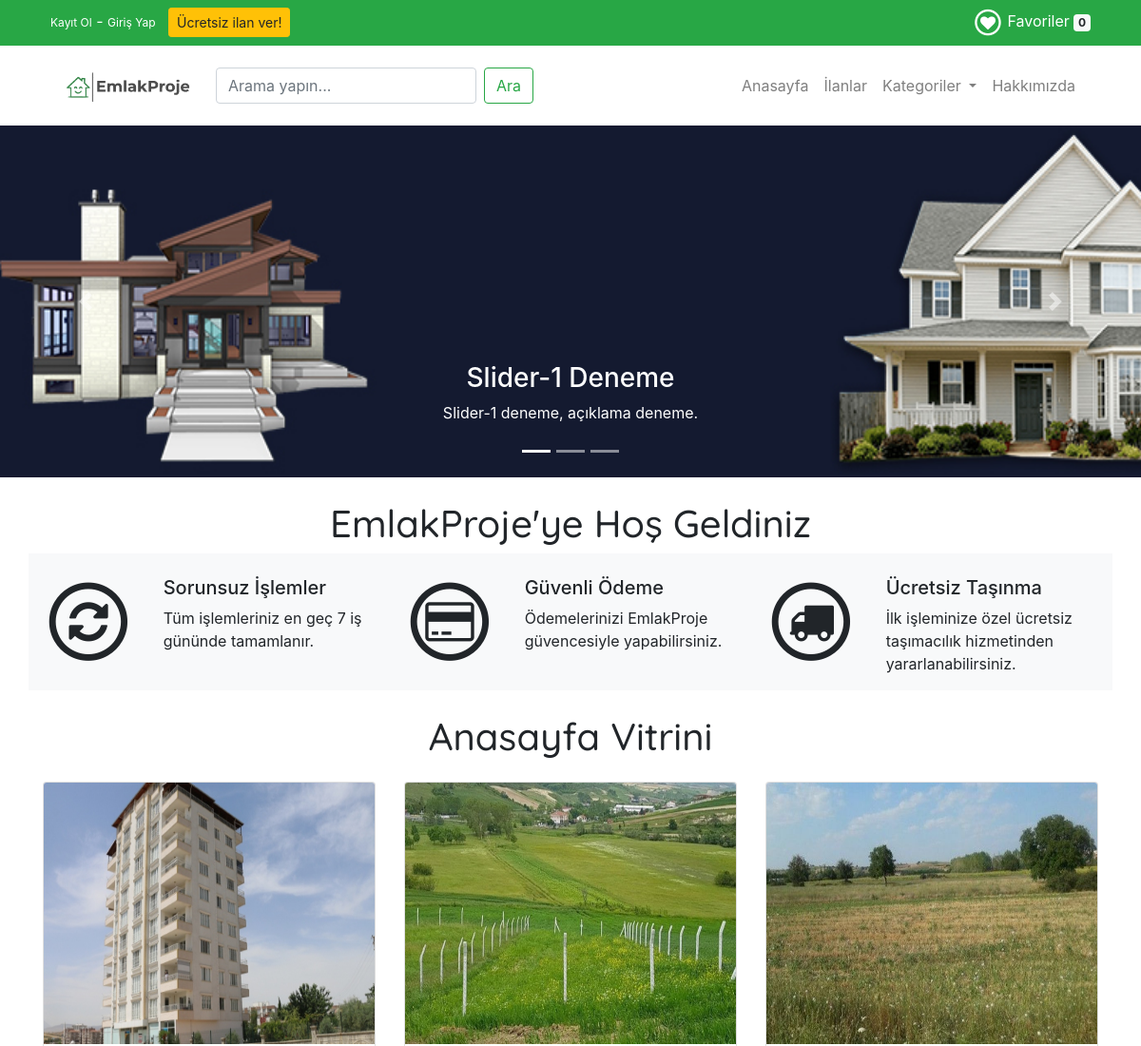
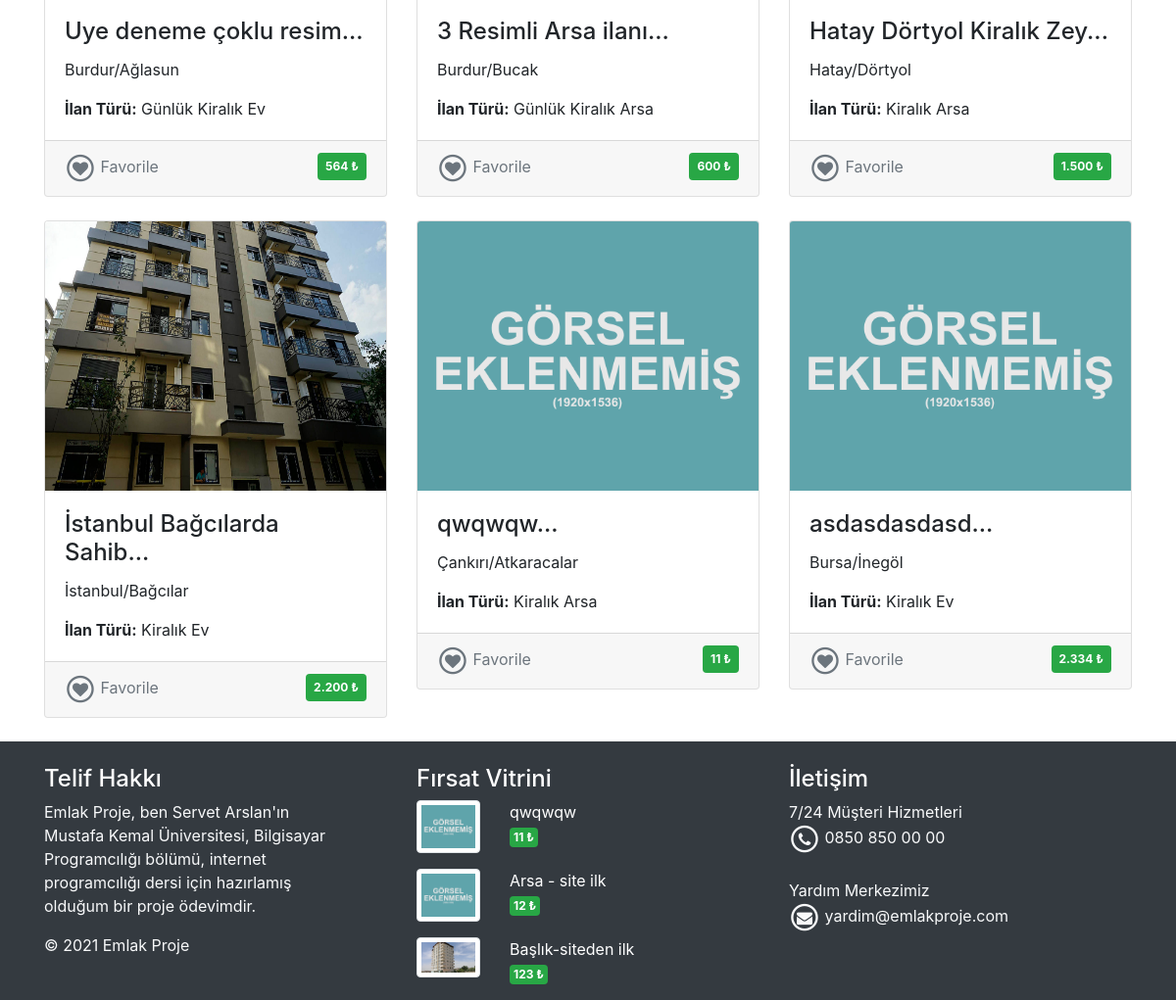
The page / on the database its author committed (2 pictures, top to bottom).
### tables this page shows
CREATE TABLE `logo` (
  `logo_id` int(11) NOT NULL,
  `logo_aciklama` varchar(50) NOT NULL,
  `logo_baglanti` varchar(500) NOT NULL,
  `logo_k_durum` int(11) NOT NULL
);

CREATE TABLE `slider` (
  `slider_id` int(11) NOT NULL,
  `slider_baslik` varchar(50) NOT NULL,
  `slider_aciklama` varchar(100) NOT NULL,
  `slider_baglanti` varchar(100) NOT NULL,
  `slider_k_durum` varchar(1) NOT NULL
);

CREATE TABLE `urunler` (
  `id` int(11) NOT NULL,
  `urunadi` varchar(128) NOT NULL,
  `il_id` int(11) NOT NULL,
  `ilce_id` int(11) NOT NULL,
  `evarsa_id` int(11) NOT NULL,
  `aciklama` text NOT NULL,
  `fiyat` double NOT NULL,
  `giris_tarihi` datetime NOT NULL,
  `dzltm_tarihi` timestamp NOT NULL DEFAULT current_timestamp() ON UPDATE current_timestamp(),
  `resim` varchar(128) DEFAULT NULL,
  `resim_iki` varchar(128) NOT NULL,
  `resim_uc` varchar(128) NOT NULL,
  `resim_dort` varchar(128) NOT NULL,
  `kategori_id` int(11) DEFAULT NULL,
  `onay` varchar(1) NOT NULL DEFAULT '0'
);

CREATE TABLE `il` (
  `id` int(11) NOT NULL,
  `sehir` varchar(50) DEFAULT NULL
);

CREATE TABLE `ilce` (
  `id` int(11) NOT NULL,
  `ilce` varchar(55) DEFAULT NULL,
  `il_id` int(11) NOT NULL
);

CREATE TABLE `kategoriler` (
  `id` int(11) NOT NULL,
  `kategoriadi` varchar(128) NOT NULL,
  `aciklama` text NOT NULL
);

CREATE TABLE `evarsa` (
  `id` int(11) NOT NULL,
  `ilanTuru` varchar(50) NOT NULL
);

### index.php (the view, shortened to what this page needs)
 <?php include "header.php";
 try {
 $sorgu = "SELECT * FROM slider WHERE slider_k_durum='1'";
 $stmt = $con->prepare( $sorgu );
 $stmt->execute();
 $sorgu2 = "SELECT * FROM slider WHERE slider_k_durum='2'";
 $stmt2 = $con->prepare( $sorgu2 );
 $stmt2->execute();
 $sorgu3 = "SELECT * FROM slider WHERE slider_k_durum='3'";
 $stmt3 = $con->prepare( $sorgu3 );
 $stmt3->execute();
 $sayi = $stmt->rowCount() + $stmt2->rowCount() + $stmt3->rowCount();
 $sayi1 = $stmt->rowCount();
 }
 catch(PDOException $exception){
 die('HATA: ' . $exception->getMessage());
 }
 if($sayi>0){
 ?>
 <div id="carouselExampleIndicators" class="carousel slide d-none d-sm-block" dataride="carousel">
 <ol class="carousel-indicators">
 <li data-target="#carouselExampleIndicators" data-slide-to="0" class="active"></li>
 <li data-target="#carouselExampleIndicators" data-slide-to="1"></li>
 <li data-target="#carouselExampleIndicators" data-slide-to="2"></li>
 </ol>
 <div class="carousel-inner">
 <?php
 if($sayi1>0){
 while ($kayit = $stmt->fetch(PDO::FETCH_ASSOC)){
 extract($kayit);
 ?>
 <div class="carousel-item active">
	<img class="d-block w-100" height="370" src="content/images/<?php echo "{$slider_baglanti}"; ?>">
 <div class="carousel-caption d-none d-md-block">
	<h3><?php echo "{$slider_baslik}"; ?></h3>
	<p><?php echo "{$slider_aciklama}"; ?></p>
 </div>
 </div>
 <?php
 }
 }
 ?>
 </div>
 <a class="carousel-control-prev" href="#carouselExampleIndicators" role="button"
data-slide="prev">
 <span class="carousel-control-prev-icon" aria-hidden="true"></span>
 </a>
 <a class="carousel-control-next" href="#carouselExampleIndicators"
role="button" data-slide="next">
 <span class="carousel-control-next-icon" aria-hidden="true"></span>
 </a>
</div>
<?php
 }
 else{
 echo "<div class='alert alert-danger'>HATA: Sisteme kayıtlı herhangi bir slider görünmüyor yada geçici bir süreliğine gösterimi durdurulmuş...</div>";
 }
?>
 <div class="container pt-4">
 <h1 class="text-center baslik">EmlakProje'ye Hoş Geldiniz</h1>
 <div class="row pt-4 bg-light">
 <div class="col-md-4">
 <div class="row">
 <div class="col-md-4">
 <span class="fa-stack fa-3x">
 <i class="fa fa-circle-thin fa-stack-2x"></i>
 <i class="fa fa-refresh fa-stack-1x"></i>
 </span>
 </div>
 <div class="col-md-8">
 <h5>Sorunsuz İşlemler</h5>
 <p>Tüm işlemleriniz en geç 7 iş gününde tamamlanır.</p>
 </div>
 </div>
 </div>
 <div class="col-md-4">
 <div class="row">
 <div class="col-md-4">
 <span class="fa-stack fa-3x">
 <i class="fa fa-circle-thin fa-stack-2x"></i>
 <i class="fa fa-credit-card fa-stack-1x"></i>
 </span>
 </div>
 <div class="col-md-8">
 <h5>Güvenli Ödeme</h5>
 <p>Ödemelerinizi EmlakProje güvencesiyle yapabilirsiniz.</p>
 </div>
 </div>
 </div>
 <div class="col-md-4">
 <div class="row">
 <div class="col-md-4">
 <span class="fa-stack fa-3x">
 <i class="fa fa-circle-thin fa-stack-2x"></i>
 <i class="fa fa-truck fa-stack-1x"></i>
 </span>
 </div>
 <div class="col-md-8">
 <h5>Ücretsiz Taşınma</h5>
 <p>İlk işleminize özel ücretsiz taşımacılık hizmetinden yararlanabilirsiniz.</p>
 </div>
 </div>
 </div>
</div>
 <h1 class="text-center baslik pt-4 pb-3">Anasayfa Vitrini</h1>
 <div class="row">
 <?php
 include 'config/vtabani.php';
 $sorgu='SELECT urunler.*, il.sehir, ilce.ilce, evarsa.ilanTuru, kategoriler.kategoriadi
 FROM urunler
 LEFT JOIN il ON urunler.il_id=il.id
 LEFT JOIN ilce ON urunler.ilce_id=ilce.id
 LEFT JOIN evarsa ON urunler.evarsa_id=evarsa.id
 LEFT JOIN kategoriler ON urunler.kategori_id=kategoriler.id
 WHERE onay="1"
 ORDER BY giris_tarihi desc LIMIT 0,6';
 $stmt = $con->prepare($sorgu);
 $stmt->execute();
 $veri = $stmt->fetchAll(PDO::FETCH_ASSOC);
 foreach ($veri as $kayit) { ?>
 <div class="col-md-4 mb-4">
 <div class="card">
 <a style="text-decoration:none; color:#212529;" href="urundetay.php?id=<?php echo $kayit['id']?>">
 <?php echo $kayit['resim'] ? "<img src='content/images/".$kayit['resim']."' alt='".$kayit['urunadi']."' style='width:100%;height:275px' class='card-img-top' />":"<img src='content/images/gorsel-yok.jpg' style='width:100%;height:275px' class='card-img-top' />"; ?>
 <div class="card-body">
 <h4 class="card-title"><?php echo mb_substr($kayit['urunadi'],'0','25','UTF-8')."...";?></h4>
 <p class="card-text"><?php echo $kayit['sehir']."/".$kayit['ilce']?></p>
 <p class="card-text"><?php echo "<b>İlan Türü:</b> ".$kayit['kategoriadi']." ".$kayit['ilanTuru']?></p>
 </div>
 </a>
 <div class="card-footer text-muted">
 <a href="#" class="text-secondary float-left favori-ekle" style="text-decoration:none;" id="<?php echo $kayit['id']?>">
	<span class="fa-stack fa-1x">
	<i class="fa fa-circle-thin fa-stack-2x"></i>
	<i class="fa fa-heart fa-stack-1x"></i>
	</span> Favorile
 </a>
 <span class="badge badge-success p-2 float-right">
 <?php echo number_format($kayit['fiyat'], 0, ',', '.'); ?> &#8378;</span>
 </div>
 </div>
 </div>
 <?php }
 ?>
 </div>
 </div>
 <?php include "footer.php"; ?>

### header.php (shortened to what this page needs)
<?php
 include 'config/vtabani.php';
 try {
 $sorgu = "SELECT logo_baglanti FROM logo WHERE logo_k_durum=1";
 $stmt = $con->prepare( $sorgu );
 $stmt->execute();
 $kayit = $stmt->fetch(PDO::FETCH_ASSOC);
 $logo_baglanti = $kayit['logo_baglanti'];
 }
 catch(PDOException $exception){
 die('HATA: ' . $exception->getMessage());
 }
?>
<!doctype html>
<html lang="tr">
 <head>
 <link rel="stylesheet" href="https://stackpath.bootstrapcdn.com/bootstrap/4.1.3/css/bootstrap.min.css">
 <link rel="stylesheet" href="content/css/font-awesome-4.7.0/css/font-awesome.min.css">
 <link rel="stylesheet" type="text/css" href="content/css/style.css">
 </head>
 <body>
 <div class="container-fluid bg-success">
 <div class="container">
 <div class="row p-2">
 <div class="col-md-8">
 <div class="text-white">
 <?php if(!isset($_SESSION["kullanici_loginkey"]) || empty($_SESSION["kullanici_loginkey"])){ ?>
	<a class="link1" style="font-size:12px;" href="kayit.php">Kayıt Ol</a> - <a class="link1" style="font-size:12px;" href="giris.php">Giriş Yap</a>
	<a class="btn btn-warning btn-sm" href="kayit.php?islem=girisYokilanver" role="button">Ücretsiz ilan ver!</a>
 <?php } ?>
 </div>
 </div>
 <div class="col-md-4 text-right text-white">
 <a class="link1" href="favorilerim.php">
 <span class="fa-stack fa-1x">
 <i class="fa fa-circle-thin fa-stack-2x"></i>
 <i class="fa fa-heart fa-stack-1x"></i>
 </span> Favoriler
 <span class="badge badge-light" id="urun-sayisi">
 <?php
 if(isset($_SESSION['favori']) || !empty($_SESSION['favori'])){
	$urun_sayisi=count($_SESSION['favori']);
	echo $urun_sayisi;
 }else{echo 0;}
 ?>
</span>
 </a>
 </div>
 </div>
 </div>
</div>
 <div class="container">
 <nav class="navbar navbar-expand-lg navbar-light bg-white">
 <a class="navbar-brand" href="index.php">
 <img src="content/images/<?php echo $logo_baglanti; ?>" alt="Logo" style="width:150px;position:relative;">
 </a>
 <div class="collapse navbar-collapse" id="navbarSupportedContent">
 <form class="form-inline my-2 my-lg-0" action="urunler.php" method="get"
name="form_ara">
 <input class="form-control mr-sm-2" type="search" placeholder="Arama yapın..." aria-label="Ara" name="aranan">
 <button class="btn btn-outline-success my-2 my-sm-0" type="submit">Ara</button>
 </form>
 <ul class="navbar-nav ml-auto">
 <li class="nav-item">
 <a class="nav-link" href="index.php">Anasayfa </a>
 </li>
 <li class="nav-item">
 <a class="nav-link" href="urunler.php">İlanlar</a>
 </li>
 <li class="nav-item dropdown">
 <a class="nav-link dropdown-toggle" href="#" id="navbarDropdown" role="button" data-toggle="dropdown" aria-haspopup="true" aria-expanded="false">
 Kategoriler
 </a>
 </li>
 <li class="nav-item">
 <a class="nav-link" href="hakkimizda.php">Hakkımızda</a>
 </li>
 </ul>
 </div>
 </nav>
</div>

### footer.php (shortened to what this page needs)
 <link rel="stylesheet" href="content/css/font-awesome-4.7.0/css/font-awesome.min.css">
<div class="container-fluid bg-dark">
 <div class="container pt-4">
 <div class="row">
 <div class="col-md-4">
 <h4 class="text-white">Telif Hakkı</h4>
 <p class="text-light">Emlak Proje, ben Servet Arslan'ın<br/>
 Mustafa Kemal Üniversitesi, Bilgisayar<br/>
 Programcılığı bölümü, internet<br/>
 programcılığı dersi için hazırlamış<br/>
 olduğum bir proje ödevimdir.
 <p class="text-light">
 © 2021 Emlak Proje</p>
 </p>
 </div>
 <div class="col-md-4">
 <h4 class="text-white">Fırsat Vitrini</h4>
 <?php
 include 'config/vtabani.php';
 $sorgu='SELECT id, urunadi, fiyat, resim FROM urunler WHERE onay="1" ORDER BY fiyat LIMIT 0,3';
 $stmt = $con->prepare($sorgu);
 $stmt->execute();
 $veri = $stmt->fetchAll(PDO::FETCH_ASSOC);
 foreach ($veri as $kayit) { ?>
 <div class="row mb-3">
 <div class="col-md-3">
<?php echo $kayit['resim'] ? "<img src='content/images/".$kayit['resim']."' alt='".$kayit['urunadi']."' class='img-fluid
img-thumbnail' />":"<img src='content/images/gorsel-yok.jpg' class='img-fluid img-thumbnail' />"; ?>
 </div>
 <div class="col-md-9">
 <a href="urundetay.php?id=<?php echo $kayit['id']?>" class="link1">
 <p class="firsat"><?php echo $kayit['urunadi']?></p>
 </a>
 <span class="badge badge-success p-1">
 <?php echo number_format($kayit['fiyat'], 0, ',', '.'); ?> &#8378;</span>
 </div>
 </div>
 <?php }
?>
 </div>
 <div class="col-md-4">
 <h4 class="text-white">İletişim</h4>
 <p class="text-light">
	7/24 Müşteri Hizmetleri<br/>
	<span class="fa-stack fa-1x">
	<i class="fa fa-circle-thin fa-stack-2x"></i>
	<i class="fa fa-phone fa-stack-1x"></i>
	</span> 0850 850 00 00
	<br/><br/>
	Yardım Merkezimiz<br/>
	<span class="fa-stack fa-1x">
	<i class="fa fa-circle-thin fa-stack-2x"></i>
	<i class="fa fa-envelope fa-stack-1x"></i>
	</span> yardim@emlakproje.com
 </p>
 </div>
 </div>
 </div>
</div>
</body>
</html>

### content/css/style.css (style rules this page uses)
.link1 { text-decoration: none; color: white; }
p.firsat { margin: 0; padding: 0; }
.baslik { font-family: 'Quicksand', sans-serif; }

### rows shown on the page
logo: logo_baglanti (picture)
slider: slider_baglanti (picture), slider_baslik "Slider-1 Deneme", slider_aciklama "Slider-1 deneme, açıklama deneme."
urunler: resim (picture), urunadi "Uye deneme çoklu resim", il.sehir "Burdur", ilce.ilce "Ağlasun", kategori.kategoriadi "Günlük Kiralık", evarsa.ilanTuru "Ev", fiyat "564"
urunler: resim (picture), urunadi "3 Resimli Arsa ilanı", il.sehir "Burdur", ilce.ilce "Bucak", kategori.kategoriadi "Günlük Kiralık", evarsa.ilanTuru "Arsa", fiyat "600"
urunler: resim (picture), urunadi "Hatay Dörtyol Kiralık Zey", il.sehir "Hatay", ilce.ilce "Dörtyol", kategori.kategoriadi "Kiralık", evarsa.ilanTuru "Arsa", fiyat "1.500"
urunler: resim (picture), urunadi "İstanbul Bağcılarda Sahib", il.sehir "İstanbul", ilce.ilce "Bağcılar", kategori.kategoriadi "Kiralık", evarsa.ilanTuru "Ev", fiyat "2.200"
urunler: urunadi "qwqwqw", il.sehir "Çankırı", ilce.ilce "Atkaracalar", kategori.kategoriadi "Kiralık", evarsa.ilanTuru "Arsa", fiyat "11"
urunler: urunadi "asdasdasdasd", il.sehir "Bursa", ilce.ilce "İnegöl", kategori.kategoriadi "Kiralık", evarsa.ilanTuru "Ev", fiyat "2.334"
urunler: urunadi "Arsa - site ilk", fiyat "12"
urunler: resim (picture), urunadi "Başlık-siteden ilk", fiyat "123"

### other values the page prints
$urun_sayisi "0"
